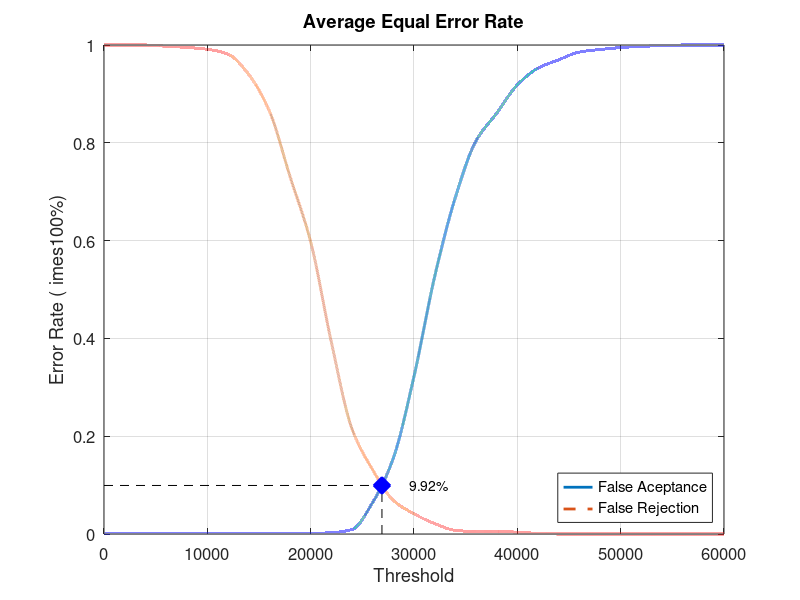
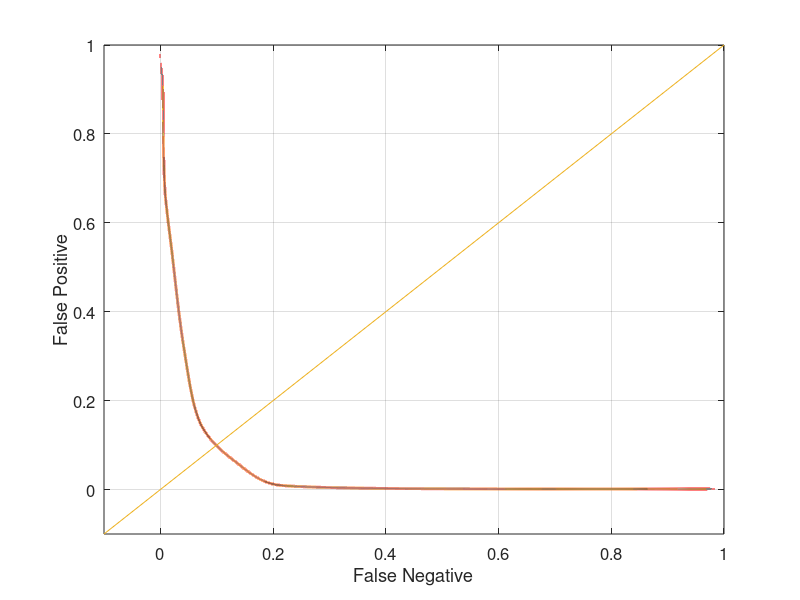

Here is the MATLAB script that generated these plots, in order:
close all;
clear;
clc;
x = 0:2000:60000;
xq = 0:0.5:60000;

y0 = [0 0.00131579 0.00131579 0.00131579 0.00131579 0.00131579 0.00131579 0.00131579 0.00131579 0.00131579 0.00131579 0.00263158 0.00921053 0.0644737 0.155263 0.322368 0.526316 0.688158 0.803947 0.860526 0.918421 0.952632 0.969737 0.985526 0.99079 0.994737 0.997368 0.998684 1 1 1]
yy0 = interp1(x, y0, xq, 'pchip');
y1 = [1 1 1 0.9975 0.995 0.99125 0.98125 0.94 0.865 0.73125 0.5975 0.3925 0.215 0.13125 0.06875 0.04125 0.02125 0.0075 0.005 0.005 0.00375 0.00125 0 0 0 0 0 0 0 0 0]
yy1 = interp1(x, y1, xq, 'pchip');

% Calculating EER: 
y2 = abs(y0 - y1);
find(y2 == min(y2))
yy2 = abs(yy0 - yy1);
xEER = find(yy2 == min(yy2));
xEERIndex = xq(xEER) % X-axis EER
yEER = yy0(xEER) % Y-axis EER

main = figure
plot(xq, yy0,'-','LineWidth', 2);	hold on
plot(xq, yy1,'--','LineWidth', 2);	hold on
plot([xEERIndex xEERIndex], [0 yEER], 'k--');	hold on
plot([0 xEERIndex], [yEER yEER], 'k--');	hold on
plot(xEERIndex, yEER, 'bx', 'LineWidth', 10);	hold on
text(xEERIndex + 10 * xEERIndex / 100, yEER, [num2str(round((10000 * yEER)) / 100) '%'])
legend('False Aceptance', 'False Rejection', 'Location', 'SouthEast')
xlabel('Threshold')
ylabel('Error Rate (	imes100%)')
title('Average Equal Error Rate')
set(gca, 'FontSize', 12)
axis([0 60000 0 1])
grid on

print(main, 'Experiment2AverageMain', '-dpng');
FNRxFPR = figure('Color', [1 1 1]);
plot(yy1, yy0, '-', yy1, yy0, 'LineWidth', 2);
hold on
y = -0.1:0.1:1
plot(y, y); 
set(gca, 'FontSize', 12)
xlabel('False Negative')
ylabel('False Positive')
axis([-0.1 1 -0.1 1])
set(gca, 'FontSize', 12)
grid on

print(FNRxFPR, 'Experiment2AverageFNRxFPR','-dpng');
